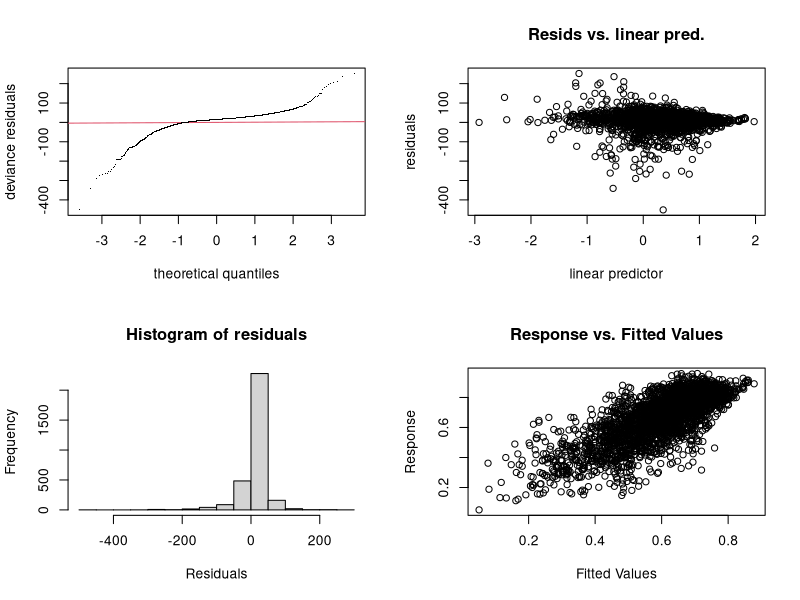
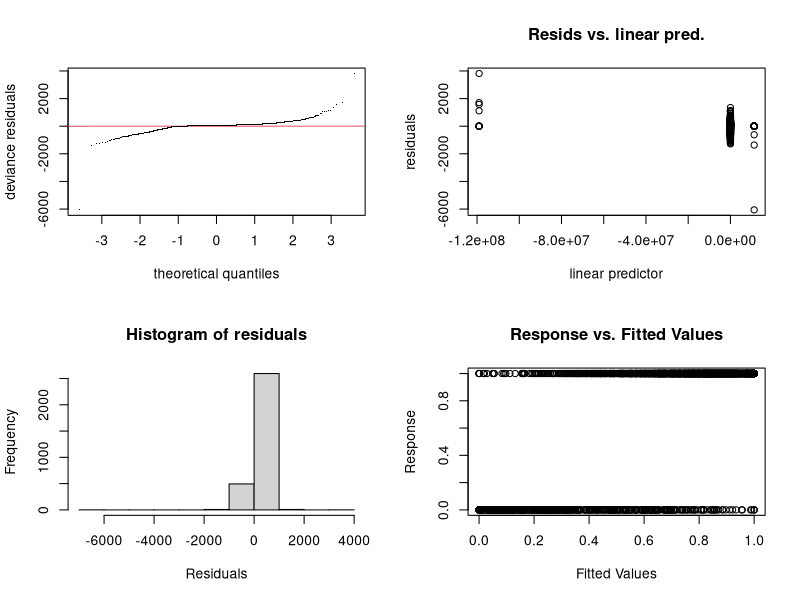
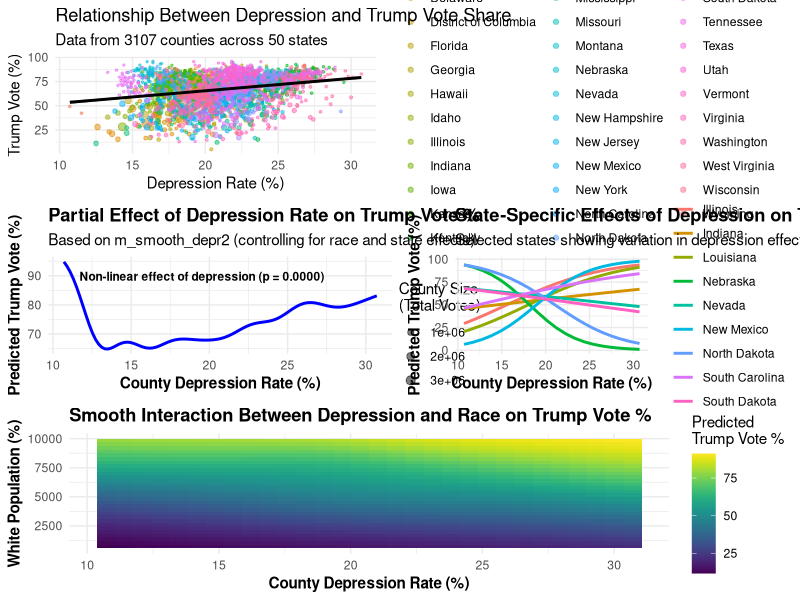
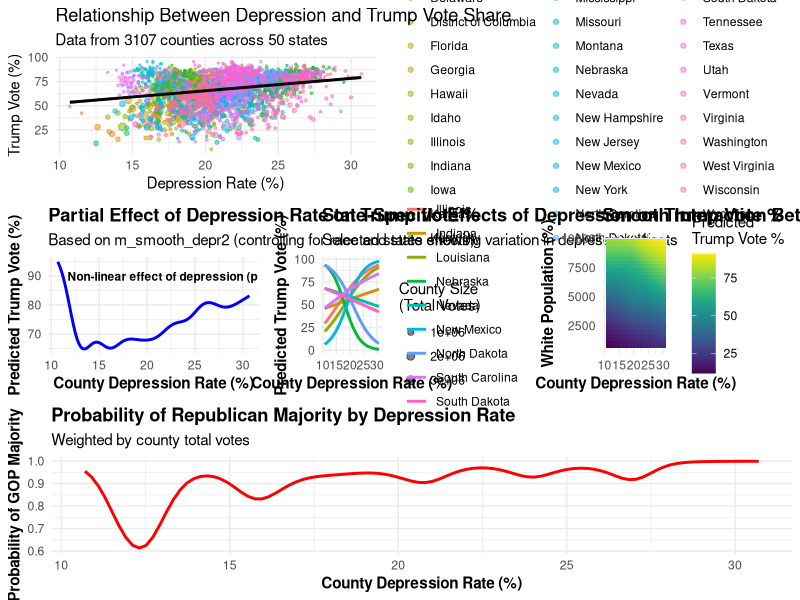
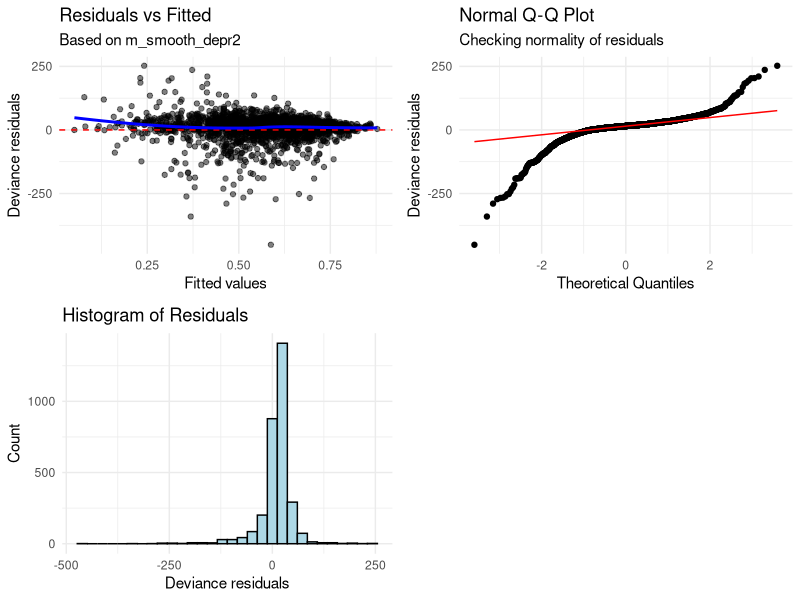
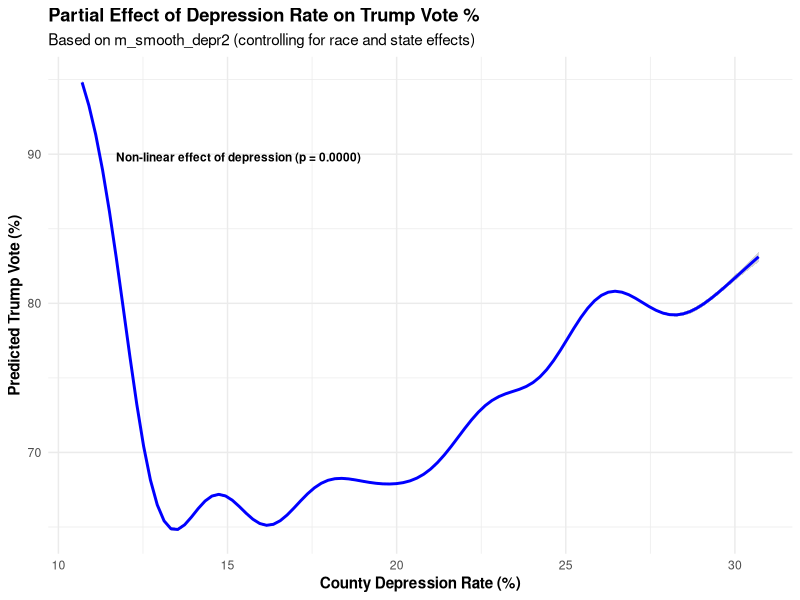
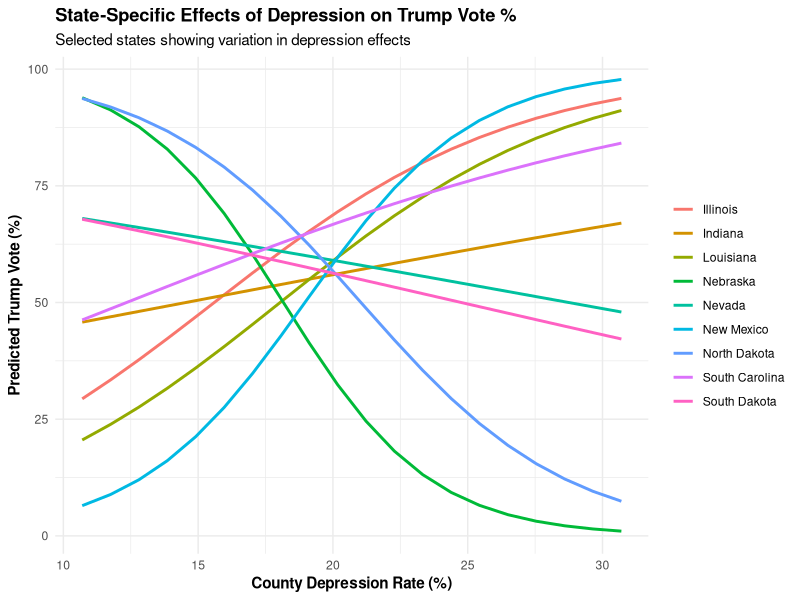
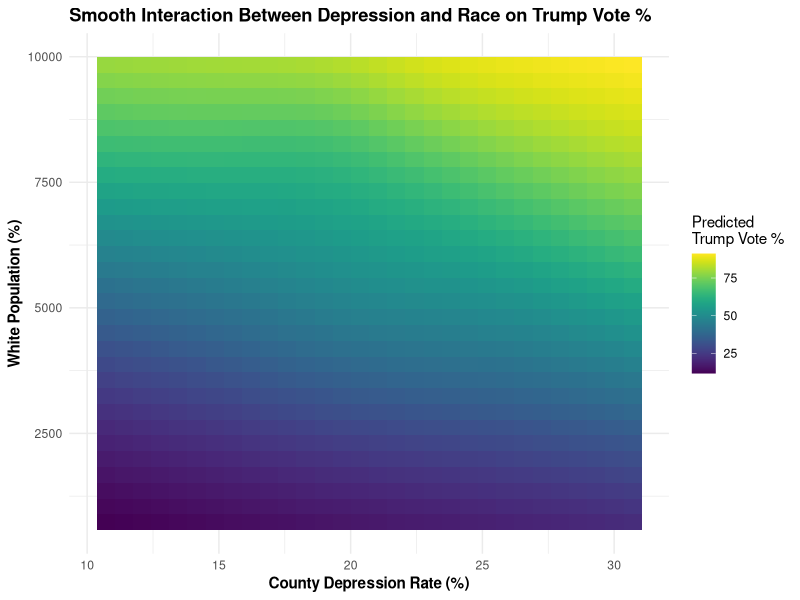

Generate these figures, in order, with R:
#!/usr/bin/env Rscript

# --- Set CRAN mirror & install required packages if missing ---
options(repos="https://cloud.r-project.org")
required_packages <- c("mgcv", "readr", "ggplot2", "sf", "viridis", "gridExtra", "knitr", "rmarkdown")
for (pkg in required_packages) {
  if (!requireNamespace(pkg, quietly=TRUE)) install.packages(pkg)
}

# Load packages
library(mgcv)
library(readr)
library(ggplot2)
library(sf)
library(viridis)
library(gridExtra)

# --- 1. Read and prepare data ---
# Make sure the file path is correct
uv <- read_csv("US Votes Data.csv", show_col_types=FALSE)

# Make proportions
uv$per_gop_prop <- uv$per_gop / 100
uv$depr_prop <- uv$Crude.Prevalence.Estimate / 100
uv$white_prop <- uv$race

# Create binary response (majority Republican vote)
uv$rep_majority <- ifelse(uv$per_gop > 50, 1, 0)

# Calculate GOP votes from percentage and total votes
uv$GOP_votes <- round(uv$per_gop_prop * uv$total_votes)
uv$DEM_votes <- uv$total_votes - uv$GOP_votes

# Ensure states are a factor
uv$STNAME <- as.factor(uv$STNAME)

# Standardize continuous predictors for effect size comparison
uv$depr_prop_std <- scale(uv$depr_prop)
uv$white_prop_std <- scale(uv$white_prop)

# Check for additional covariates
potential_covariates <- c("median_income", "college_education", "unemployment", "rural_percentage")
available_covariates <- potential_covariates[potential_covariates %in% names(uv)]

if(length(available_covariates) > 0) {
  # Standardize available covariates
  for(cov in available_covariates) {
    uv[[paste0(cov, "_std")]] <- scale(uv[[cov]])
  }
}

# --- 2. Fit models ---
# Base model with proper binomial likelihood on counts
# Add available covariates if they exist
if(length(available_covariates) > 0) {
  covariates_formula <- paste(paste0(available_covariates, "_std"), collapse=" + ")
  base_formula <- as.formula(paste("cbind(GOP_votes, DEM_votes) ~ depr_prop_std + white_prop_std +", 
                                   covariates_formula, "+ s(STNAME, bs='re')"))
} else {
  base_formula <- cbind(GOP_votes, DEM_votes) ~ depr_prop_std + white_prop_std + s(STNAME, bs="re")
}

m_base2 <- bam(
  base_formula,
  data = uv,
  family = binomial(link="logit"),
  discrete = TRUE
)

# Fixed effects model without random effects (for comparison)
if(length(available_covariates) > 0) {
  fixed_formula <- as.formula(paste("cbind(GOP_votes, DEM_votes) ~ depr_prop_std + white_prop_std +", 
                                   covariates_formula))
} else {
  fixed_formula <- cbind(GOP_votes, DEM_votes) ~ depr_prop_std + white_prop_std
}

m_fixed2 <- bam(
  fixed_formula,
  data = uv,
  family = binomial(link="logit")
  # No need for discrete=TRUE when no smooths
)

# Check model for adequate k in smooth terms
# Start with a higher k value for depression effect
m_smooth_depr2 <- bam(
  cbind(GOP_votes, DEM_votes) ~ s(depr_prop_std, k=15) + white_prop_std + s(STNAME, bs="re"),
  data = uv,
  family = binomial(link="logit"),
  discrete = TRUE
)

# Check if k=15 is adequate
gam_check_smooth <- gam.check(m_smooth_depr2)
# If k still needs adjustment, we'll check the output later

# Random slopes model with proper binomial likelihood
m_rand_slope2 <- bam(
  cbind(GOP_votes, DEM_votes) ~ white_prop_std + 
    s(STNAME, bs="re") +                      # Random intercept
    s(STNAME, by=depr_prop_std, bs="re"),     # Random slope
  data = uv,
  family = binomial(link="logit"),
  discrete = TRUE
)

# Weighted binary outcome model (GOP majority)
m_binary2 <- bam(
  rep_majority ~ s(depr_prop_std, k=15) + white_prop_std + s(STNAME, bs="re"),
  data = uv,
  family = binomial(link="logit"),
  weights = total_votes,  # Weight by county size
  discrete = TRUE
)

# Check if k=15 is adequate for binary model
gam_check_binary <- gam.check(m_binary2)

# Advanced interaction model - smooth interaction between depression and race
m_interaction2 <- bam(
  cbind(GOP_votes, DEM_votes) ~ s(depr_prop_std, white_prop_std, k=10) + s(STNAME, bs="re"),
  data = uv,
  family = binomial(link="logit"),
  discrete = TRUE
)

# Optional: Spatial smoother if coordinates are available
if(all(c("longitude", "latitude") %in% names(uv))) {
  m_spatial <- bam(
    cbind(GOP_votes, DEM_votes) ~ depr_prop_std + white_prop_std + 
      s(longitude, latitude, bs="gp", k=100) + s(STNAME, bs="re"),
    data = uv,
    family = binomial(link="logit"),
    discrete = TRUE
  )
}

# --- 3. Check concurvity for multiple smooths ---
concurvity_check <- concurvity(m_smooth_depr2, full=TRUE)

# --- 4. Check for overdispersion ---
# Calculate residual deviance / residual df ratio
overdispersion_check <- sum(residuals(m_base2, type="deviance")^2) / m_base2$df.residual
cat("Overdispersion check (should be close to 1):", overdispersion_check, "\n")

# If overdispersion detected, consider switching to quasibinomial
use_quasi <- FALSE
if(overdispersion_check > 1.5) {
  m_base2_quasi <- update(m_base2, family=quasibinomial())
  cat("Overdispersion detected, quasi-likelihood model fitted\n")
  use_quasi <- TRUE
}

# --- 5. Inspect models ---
summary_base <- summary(m_base2)
summary_fixed <- summary(m_fixed2)
summary_smooth <- summary(m_smooth_depr2)
summary_slope <- summary(m_rand_slope2)
summary_binary <- summary(m_binary2)
summary_interaction <- summary(m_interaction2)

# Compare models - only use AIC if not using quasi models
if(!use_quasi) {
  aic_comparison <- AIC(m_fixed2, m_base2, m_smooth_depr2, m_rand_slope2, m_interaction2)
  BIC_comparison <- BIC(m_fixed2, m_base2, m_smooth_depr2, m_rand_slope2, m_interaction2)
  
  # Identify best model based on AIC
  best_model_name <- names(which.min(aic_comparison))
  best_model <- get(best_model_name)
} else {
  # If using quasi models, cannot use AIC/BIC
  cat("Using quasi-likelihood models due to overdispersion. AIC/BIC not applicable.\n")
  # Choose smooth depression model as best for visualization
  best_model_name <- "m_smooth_depr2"
  best_model <- m_smooth_depr2
  
  # Create placeholders for model comparison
  aic_comparison <- "Not applicable with quasi-likelihood models"
  BIC_comparison <- "Not applicable with quasi-likelihood models"
}

# --- 6. Extract random slopes for state selection ---
# Get random slopes from the model
rand_slopes <- NULL
tryCatch({
  rand_slopes <- ranef(m_rand_slope2)
  # Process the random effects
  if(!is.null(rand_slopes)) {
    # Find the column with random slopes (should be the second one, for by=depr_prop_std)
    slope_col <- ifelse(ncol(rand_slopes) > 1, 2, 1)
    slope_data <- data.frame(
      state = rownames(rand_slopes),
      effect = rand_slopes[,slope_col],
      stringsAsFactors = FALSE
    )
    
    # Sort states by the strength of depression effect
    slope_data <- slope_data[order(slope_data$effect, decreasing=TRUE),]
    
    # Select states based on effect pattern
    num_states <- nrow(slope_data)
    meaningful_states <- c(
      slope_data$state[1:min(3, num_states)],  # Top 3 (or fewer) positive effects
      slope_data$state[floor(num_states/2) + c(-1,0,1)],  # Middle 3 states (if enough states)
      slope_data$state[max(1, num_states-2):num_states]  # Bottom 3 (or fewer) negative effects
    )
    # Remove duplicates
    meaningful_states <- unique(meaningful_states)
  } else {
    # Fallback to random selection if ranef() fails
    meaningful_states <- sample(levels(uv$STNAME), min(9, length(levels(uv$STNAME))))
  }
}, error = function(e) {
  cat("Error extracting random slopes:", e$message, "\n")
  # Fallback to random selection
  meaningful_states <- sample(levels(uv$STNAME), min(9, length(levels(uv$STNAME))))
})

# If random slopes couldn't be extracted, use a simple approach
if(is.null(rand_slopes)) {
  # Create a simple linear model for each state and extract slopes
  slope_data <- data.frame(state=character(), effect=numeric(), stringsAsFactors=FALSE)
  
  for(state in levels(uv$STNAME)) {
    subset_data <- subset(uv, STNAME == state)
    if(nrow(subset_data) > 5) {  # Only fit if enough data
      tryCatch({
        m_temp <- lm(per_gop_prop ~ depr_prop, data=subset_data, weights=total_votes)
        new_row <- data.frame(state=state, effect=coef(m_temp)["depr_prop"], stringsAsFactors=FALSE)
        slope_data <- rbind(slope_data, new_row)
      }, error=function(e) {
        # Skip if error
      })
    }
  }
  
  if(nrow(slope_data) > 0) {
    slope_data <- slope_data[order(slope_data$effect, decreasing=TRUE),]
    num_states <- nrow(slope_data)
    meaningful_states <- c(
      slope_data$state[1:min(3, num_states)],  # Top 3 (or fewer) positive effects
      slope_data$state[floor(num_states/2) + c(-1,0,1)],  # Middle 3 states (if enough states)
      slope_data$state[max(1, num_states-2):num_states]  # Bottom 3 (or fewer) negative effects
    )
    meaningful_states <- unique(meaningful_states)
  } else {
    # Last resort: just pick some states randomly
    meaningful_states <- sample(levels(uv$STNAME), min(9, length(levels(uv$STNAME))))
  }
}

cat("Selected states for slope visualization:", paste(meaningful_states, collapse=", "), "\n")

# --- 7. Generate plots for depression effect (using best model) ---
# Create sequence for prediction
newd <- data.frame(
  depr_prop_std = seq(min(uv$depr_prop_std), max(uv$depr_prop_std), length=100),
  white_prop_std = 0,  # Mean of standardized variable is 0
  STNAME = levels(uv$STNAME)[1] # Reference state
)

# Add original scale for plotting
depr_mean <- mean(uv$depr_prop)
depr_sd <- sd(uv$depr_prop)
newd$depr_prop <- newd$depr_prop_std * depr_sd + depr_mean

# Generate predictions from best model
pr <- predict(best_model, newdata=newd, type="link", se.fit=TRUE)
newd$fit <- plogis(pr$fit) 
newd$upper95 <- plogis(pr$fit + 1.96*pr$se.fit)
newd$lower95 <- plogis(pr$fit - 1.96*pr$se.fit)

# Extract effect size and p-value for annotation
if (best_model_name %in% c("m_base2", "m_fixed2")) {
  # For models with linear depression effect
  effect_size <- round(coef(best_model)["depr_prop_std"] * 100, 2) # Convert to percentage points
  p_value <- summary(best_model)$p.table["depr_prop_std", "Pr(>|z|)"]
  effect_annotation <- sprintf("Effect: %.2f pp per SD in depression (p = %.4f)", effect_size, p_value)
} else {
  # For models with smooth depression effect
  smooth_p <- summary(best_model)$s.table["s(depr_prop_std)", "p-value"]
  effect_annotation <- sprintf("Non-linear effect of depression (p = %.4f)", smooth_p)
}

# Convert back to percentages for plotting
newd$fit_pct <- newd$fit * 100
newd$upper95_pct <- newd$upper95 * 100
newd$lower95_pct <- newd$lower95 * 100
newd$depr_pct <- newd$depr_prop * 100

# Create improved ggplot version with annotation
p_effect <- ggplot(newd, aes(x=depr_pct, y=fit_pct)) +
  geom_ribbon(aes(ymin=lower95_pct, ymax=upper95_pct), alpha=0.2) +
  geom_line(size=1, color="blue") +
  annotate("text", x = min(newd$depr_pct) + 1, y = max(newd$fit_pct) - 5, 
           label = effect_annotation, hjust = 0, size = 3, fontface = "bold") +
  labs(
    title="Partial Effect of Depression Rate on Trump Vote %",
    subtitle=paste("Based on", best_model_name, "(controlling for race and state effects)"),
    x="County Depression Rate (%)",
    y="Predicted Trump Vote (%)"
  ) +
  theme_minimal() +
  theme(
    plot.title = element_text(face="bold"),
    axis.title = element_text(face="bold")
  )

# --- 8. Create state-specific effects plot using selected states ---
# Generate predictions for these specific states
states_effects <- data.frame()

for (state in meaningful_states) {
  newd_state <- data.frame(
    depr_prop_std = seq(min(uv$depr_prop_std), max(uv$depr_prop_std), length=20),
    white_prop_std = 0,
    STNAME = state
  )
  
  # Add back original scale for plotting
  newd_state$depr_prop <- newd_state$depr_prop_std * depr_sd + depr_mean
  newd_state$depr_pct <- newd_state$depr_prop * 100
  
  pr_state <- predict(m_rand_slope2, newdata=newd_state, type="link", se.fit=TRUE)
  newd_state$fit <- plogis(pr_state$fit) * 100
  newd_state$state <- state
  
  states_effects <- rbind(states_effects, newd_state)
}

# Create state effects plot with more meaningful state selection
p_slopes <- ggplot(states_effects, aes(x=depr_pct, y=fit, color=state, group=state)) +
  geom_line(size=1) +
  labs(
    title="State-Specific Effects of Depression on Trump Vote %",
    subtitle="Selected states showing variation in depression effects",
    x="County Depression Rate (%)",
    y="Predicted Trump Vote (%)"
  ) +
  theme_minimal() +
  theme(
    plot.title = element_text(face="bold"),
    axis.title = element_text(face="bold"),
    legend.title = element_blank(),
    legend.position = "right"
  )

# --- 9. Create advanced interaction effect plot ---
# Generate grid for interaction visualization
grid_size <- 30
interaction_grid <- expand.grid(
  depr_prop_std = seq(min(uv$depr_prop_std), max(uv$depr_prop_std), length=grid_size),
  white_prop_std = seq(min(uv$white_prop_std), max(uv$white_prop_std), length=grid_size),
  STNAME = levels(uv$STNAME)[1]
)

# Convert back to original scale for plotting
interaction_grid$depr_prop <- interaction_grid$depr_prop_std * depr_sd + depr_mean
interaction_grid$depr_pct <- interaction_grid$depr_prop * 100

white_mean <- mean(uv$white_prop)
white_sd <- sd(uv$white_prop)
interaction_grid$white_prop <- interaction_grid$white_prop_std * white_sd + white_mean
interaction_grid$white_pct <- interaction_grid$white_prop * 100

# Get predictions
interaction_pred <- predict(m_interaction2, newdata=interaction_grid, type="response")
interaction_grid$fit <- interaction_pred * 100

# Create heatmap for smooth interaction
p_interaction <- ggplot(interaction_grid, aes(x=depr_pct, y=white_pct, fill=fit)) +
  geom_tile() +
  scale_fill_viridis(name="Predicted\nTrump Vote %") +
  labs(
    title="Smooth Interaction Between Depression and Race on Trump Vote %",
    x="County Depression Rate (%)",
    y="White Population (%)"
  ) +
  theme_minimal() +
  theme(
    plot.title = element_text(face="bold"),
    axis.title = element_text(face="bold")
  )

# --- 10. Create weighted binary outcome plot ---
# Generate predictions for binary model
newd_binary <- data.frame(
  depr_prop_std = seq(min(uv$depr_prop_std), max(uv$depr_prop_std), length=100),
  white_prop_std = 0,
  STNAME = levels(uv$STNAME)[1]
)

# Add back original scale for plotting
newd_binary$depr_prop <- newd_binary$depr_prop_std * depr_sd + depr_mean
newd_binary$depr_pct <- newd_binary$depr_prop * 100

pr_binary <- predict(m_binary2, newdata=newd_binary, type="link", se.fit=TRUE)
newd_binary$fit <- plogis(pr_binary$fit)
newd_binary$upper95 <- plogis(pr_binary$fit + 1.96*pr_binary$se.fit)
newd_binary$lower95 <- plogis(pr_binary$fit - 1.96*pr_binary$se.fit)

p_binary <- ggplot(newd_binary, aes(x=depr_pct, y=fit)) +
  geom_ribbon(aes(ymin=lower95, ymax=upper95), alpha=0.2) +
  geom_line(size=1, color="red") +
  labs(
    title="Probability of Republican Majority by Depression Rate",
    subtitle="Weighted by county total votes",
    x="County Depression Rate (%)",
    y="Probability of GOP Majority"
  ) +
  theme_minimal() +
  theme(
    plot.title = element_text(face="bold"),
    axis.title = element_text(face="bold")
  )

# --- 11. Create central figure (improved visualization) ---
# Create a scatterplot of raw data
p_scatter <- ggplot(uv, aes(x=depr_prop*100, y=per_gop_prop*100, size=total_votes)) +
  geom_point(alpha=0.5, aes(color=STNAME)) +
  geom_smooth(method="lm", se=TRUE, color="black", size=1) +
  scale_size_continuous(range=c(0.5, 3), name="County Size\n(Total Votes)") +
  labs(
    title="Relationship Between Depression and Trump Vote Share",
    subtitle=paste("Data from", nrow(uv), "counties across", length(levels(uv$STNAME)), "states"),
    x="Depression Rate (%)",
    y="Trump Vote (%)",
    color="State"
  ) +
  theme_minimal() +
  theme(legend.position="right")

# Combine with effect plots for central figure (improved for report)
central_figure <- tryCatch({
  gridExtra::grid.arrange(
    p_scatter,
    p_effect,
    p_slopes,
    p_interaction,
    ncol=2,
    layout_matrix = rbind(c(1,1), c(2,3), c(4,4)),
    widths = c(1, 1),
    heights = c(1, 1, 1)
  )
}, error = function(e) {
  cat("Error creating central figure:", e$message, "\n")
  # Fallback to simpler layout
  gridExtra::grid.arrange(p_scatter, p_effect, p_slopes, p_interaction, ncol=2)
})

# Extended central figure with all plots (for supplementary materials)
extended_figure <- tryCatch({
  gridExtra::grid.arrange(
    p_scatter,
    p_effect,
    p_slopes,
    p_interaction,
    p_binary,
    ncol=3,
    layout_matrix = rbind(c(1,1,1), c(2,3,4), c(5,5,5)),
    widths = c(1, 1, 1),
    heights = c(1, 1, 1)
  )
}, error = function(e) {
  cat("Error creating extended figure:", e$message, "\n")
  # Fallback to simpler layout
  gridExtra::grid.arrange(p_scatter, p_effect, p_slopes, p_interaction, p_binary, ncol=2)
})

# --- 12. Residual diagnostics ---
# Extract residuals from best model
uv$residuals <- residuals(best_model, type="deviance")
uv$fitted <- fitted(best_model)

# Create residual diagnostic plots
p1 <- ggplot(uv, aes(x=fitted, y=residuals)) +
  geom_point(alpha=0.5) +
  geom_hline(yintercept=0, linetype="dashed", color="red") +
  geom_smooth(se=FALSE, color="blue", method="loess") +
  labs(title="Residuals vs Fitted", 
       subtitle=paste("Based on", best_model_name),
       x="Fitted values", y="Deviance residuals") +
  theme_minimal()

p2 <- ggplot(uv, aes(sample=residuals)) +
  stat_qq() +
  stat_qq_line(color="red") +
  labs(title="Normal Q-Q Plot", 
       subtitle="Checking normality of residuals",
       x="Theoretical Quantiles", y="Deviance residuals") +
  theme_minimal()

p3 <- ggplot(uv, aes(x=residuals)) +
  geom_histogram(bins=30, fill="lightblue", color="black") +
  labs(title="Histogram of Residuals", 
       x="Deviance residuals", y="Count") +
  theme_minimal()

# Combine residual plots
residual_grid <- grid.arrange(p1, p2, p3, ncol=2)

# --- 13. Save outputs for R Markdown ---
# Save all key objects for the R Markdown document
save(uv, m_base2, m_fixed2, m_smooth_depr2, m_rand_slope2, m_binary2, m_interaction2,
     p_effect, p_slopes, p_scatter, p_interaction, p_binary,
     central_figure, extended_figure, residual_grid, concurvity_check,
     gam_check_smooth, gam_check_binary, overdispersion_check,
     summary_base, summary_fixed, summary_smooth, summary_slope, 
     summary_binary, summary_interaction, 
     aic_comparison, BIC_comparison, best_model_name,
     slope_data, meaningful_states,  # Save the state selection info for reporting
     file="analysis_objects.RData")

# Save key plots for inclusion in the report
ggsave("central_figure.png", central_figure, width=12, height=10)
ggsave("extended_figure.png", extended_figure, width=14, height=12)
ggsave("depression_effect.png", p_effect, width=8, height=6)
ggsave("state_effects.png", p_slopes, width=8, height=6)
ggsave("interaction_effect.png", p_interaction, width=8, height=6)
ggsave("binary_outcome.png", p_binary, width=8, height=6)
ggsave("residual_diagnostics.png", residual_grid, width=10, height=8)

cat("Analysis complete. Objects saved for R Markdown report.\n")
cat("Best model according to AIC:", best_model_name, "\n")
cat("State selection for random slopes plot: ", paste(meaningful_states, collapse=", "), "\n")
cat("Overdispersion check ratio: ", overdispersion_check, "\n")
